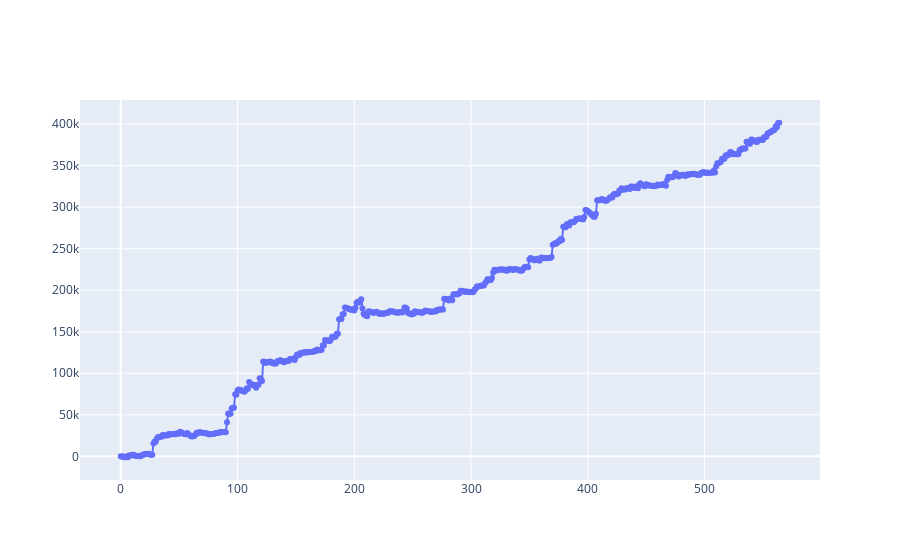

Notebook code cell kept with this figure:
### Code cell
fig = go.Figure()

fig.add_trace(go.Scatter(
    x=[i for i in range(len(trades))],
    y=[i['pnl_sum'] for i in trades],
    mode='lines+markers',
    name='PnL'
))

fig.show()

### Figure 1 — Plotly figure (JSON) as saved in the notebook; plotly's stock layout.template omitted (floating-point values rounded to 4 significant figures; data arrays with more than 128 entries replaced by an {"elided": "..."} marker saying what was removed)
{"data": [{"mode": "lines+markers", "name": "PnL", "type": "scatter", "x": {"elided": "565 int values"}, "y": {"elided": "565 int values"}}], "layout": {}}
